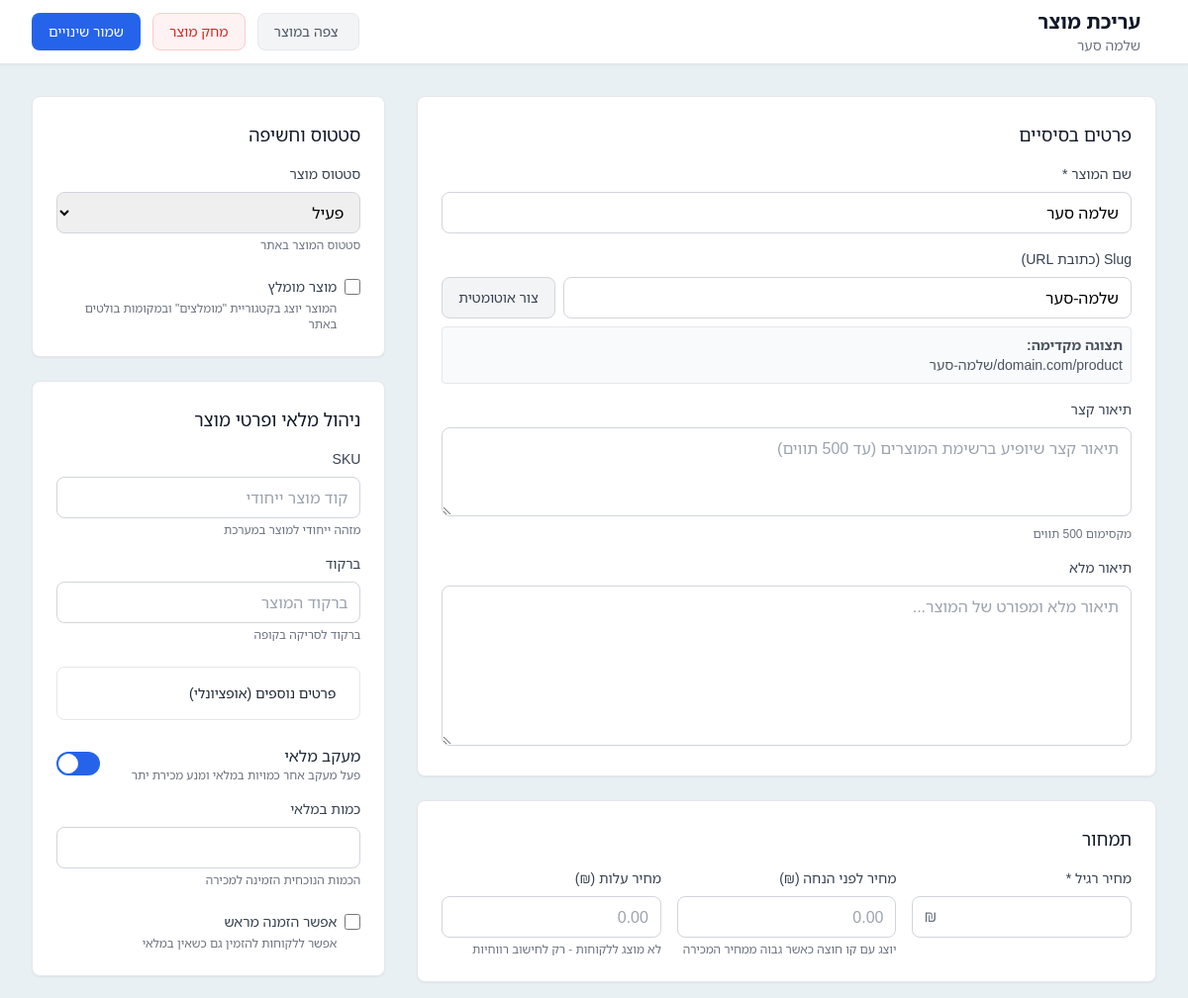
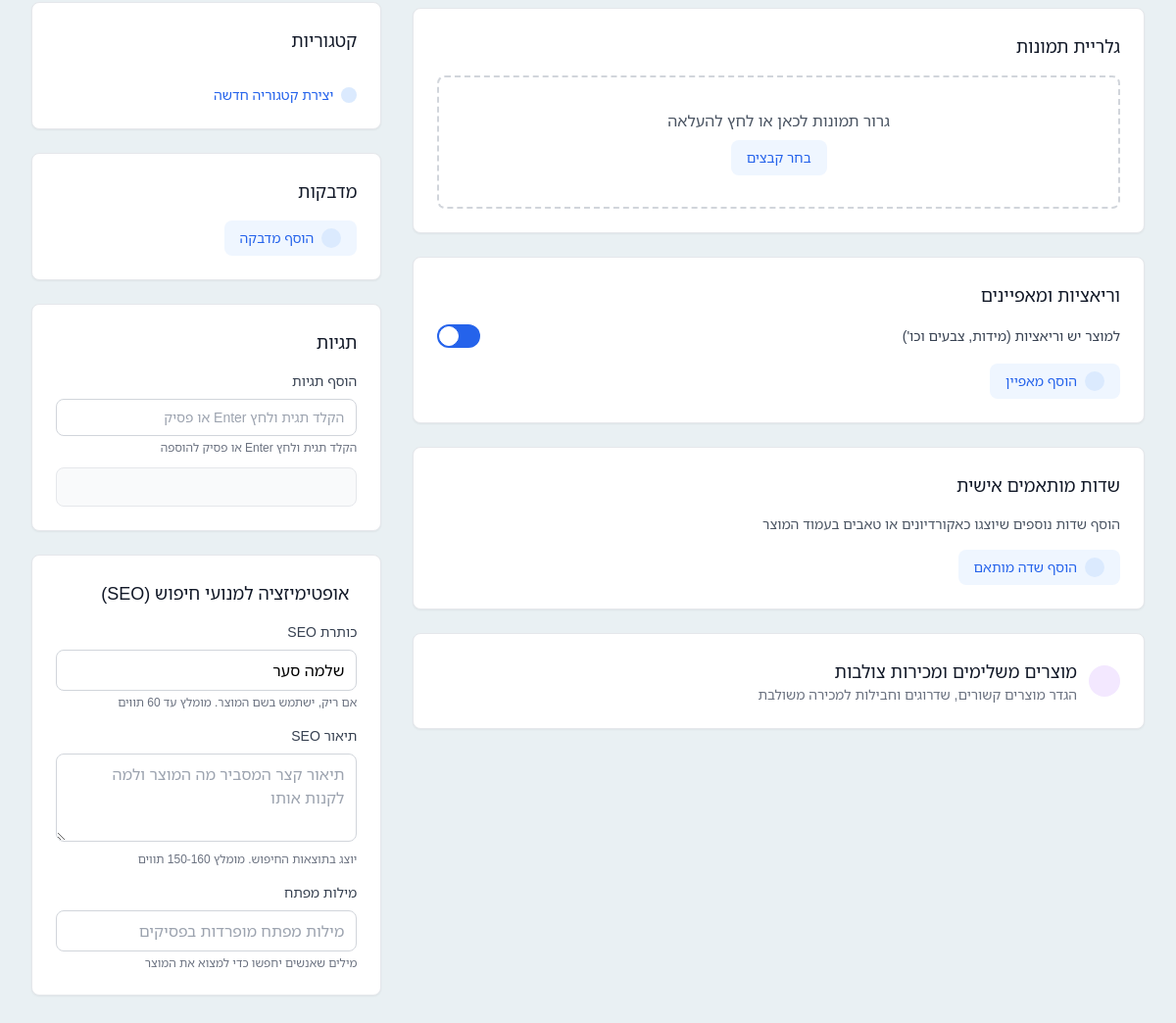
The app's page /admin/products/edit.php?id=21 (signed in) with its own data (2 pictures, top to bottom).
### tables this page shows
CREATE TABLE `products` (
  `id` int(11) NOT NULL,
  `store_id` int(11) NOT NULL,
  `name` varchar(255) NOT NULL,
  `slug` varchar(255) NOT NULL,
  `description` text,
  `short_description` varchar(500) DEFAULT NULL,
  `sku` varchar(100) DEFAULT NULL,
  `barcode` varchar(100) DEFAULT NULL,
  `price` decimal(10,2) DEFAULT NULL,
  `compare_price` decimal(10,2) DEFAULT NULL,
  `cost_price` decimal(10,2) DEFAULT NULL,
  `track_inventory` tinyint(1) DEFAULT '1',
  `inventory_quantity` int(11) DEFAULT '0',
  `allow_backorders` tinyint(1) DEFAULT '0',
  `weight` decimal(8,2) DEFAULT NULL,
  `weight_unit` varchar(10) DEFAULT 'kg',
  `requires_shipping` tinyint(1) DEFAULT '1',
  `is_digital` tinyint(1) DEFAULT '0',
  `vendor` varchar(255) DEFAULT NULL,
  `product_type` varchar(100) DEFAULT NULL,
  `tags` text,
  `gallery_attribute` varchar(50) DEFAULT NULL,
  `status` enum('draft','active','archived') DEFAULT 'draft',
  `featured` tinyint(1) DEFAULT '0',
  `has_variants` tinyint(1) DEFAULT '0',
  `seo_title` varchar(255) DEFAULT NULL,
  `seo_description` varchar(500) DEFAULT NULL,
  `seo_keywords` text,
  `created_at` timestamp NOT NULL DEFAULT CURRENT_TIMESTAMP,
  `updated_at` timestamp NOT NULL DEFAULT CURRENT_TIMESTAMP ON UPDATE CURRENT_TIMESTAMP
);

### admin/products/edit.php (the view, shortened to what the rows shown need)
<?php
$auth = new Authentication();
$auth->requireLogin();
$currentUser = $auth->getCurrentUser();
require_once __DIR__ . '/../../config/database.php';
$stmt = Database::getInstance()->getConnection()->prepare("
    SELECT * FROM stores WHERE user_id = ? LIMIT 1
");
$stmt->execute([$currentUser['id']]);
$store = $stmt->fetch();
$productId = $_GET['id'] ?? null;
$stmt = Database::getInstance()->getConnection()->prepare("
    SELECT * FROM products WHERE id = ? AND store_id = ? LIMIT 1
");
$stmt->execute([$productId, $store['id']]);
$product = $stmt->fetch();
$stmt = Database::getInstance()->getConnection()->prepare("
    SELECT name, trigger_type FROM auto_suggestions WHERE store_id = ? AND is_active = 1
");
$stmt->execute([$store['id']]);
$autoSuggestions = $stmt->fetchAll();
$product['auto_suggest_category'] = 0;
$product['auto_suggest_price'] = 0;
$product['auto_suggest_vendor'] = 0;
$product['auto_suggest_tags'] = 0;
foreach ($autoSuggestions as $suggestion) {
    switch ($suggestion['trigger_type']) {
        case 'product_category':
            $product['auto_suggest_category'] = 1;
            break;
        case 'cart_value':
            $product['auto_suggest_price'] = 1;
            break;
        case 'product_specific':
            if (strpos($suggestion['name'], 'Vendor') !== false) {
                $product['auto_suggest_vendor'] = 1;
            } elseif (strpos($suggestion['name'], 'Tags') !== false) {
                $product['auto_suggest_tags'] = 1;
            }
            break;
    }
}
?>
<?php include '../templates/header.php'; ?>
    <link rel="stylesheet" href="/admin/assets/css/style.css">
</head>
<body class="bg-gray-50">
    <div class="bg-white shadow-sm border-b border-gray-200 sticky top-0 z-50">
        <div class="max-w-7xl mx-auto px-4 sm:px-6 lg:px-8">
            <div class="flex items-center justify-between h-16">
                <div class="flex items-center gap-4">
                    <div>
                        <h1 class="text-xl font-semibold text-gray-900">עריכת מוצר</h1>
                        <p class="text-sm text-gray-500"><?= htmlspecialchars($product['name']) ?></p>
                    </div>
                </div>
            </div>
        </div>
    </div>
    <div class="max-w-7xl mx-auto px-4 sm:px-6 lg:px-8 py-8">
        <form id="product-form" method="POST" class="grid grid-cols-1 lg:grid-cols-3 gap-8">
            <div class="lg:col-span-2 space-y-6">
                <div class="bg-white rounded-lg shadow-sm border border-gray-200 p-6">
                    <h2 class="text-lg font-medium text-gray-900 mb-4">פרטים בסיסיים</h2>
                    <div class="space-y-4">
                        <div>
                            <label for="name" class="block text-sm font-medium text-gray-700 mb-2">שם המוצר *</label>
                            <input type="text" id="name" name="name" required
                                class="w-full px-3 py-2 border border-gray-300 rounded-lg focus:ring-2 focus:ring-blue-500 focus:border-blue-500"
                                placeholder="הזן שם מוצר" value="<?= htmlspecialchars($product['name']) ?>">
                        </div>
                        <div>
                            <div class="flex gap-2">
                                <input type="text" id="slug" name="slug"
                                    class="flex-1 px-3 py-2 border border-gray-300 rounded-lg focus:ring-2 focus:ring-blue-500 focus:border-blue-500"
                                    placeholder="slug-נוצר-אוטומטית" value="<?= htmlspecialchars($product['slug'] ?? '') ?>">
                                <button type="button" id="generate-slug"
                                    class="px-4 py-2 text-sm font-medium text-gray-700 bg-gray-100 border border-gray-300 rounded-lg hover:bg-gray-200">
                                    צור אוטומטית
                                </button>
                            </div>
                            <div class="mt-2 p-2 bg-gray-50 rounded text-sm text-gray-600 border">
                                <strong>תצוגה מקדימה:</strong><br>
                                <span id="slug-preview">domain.com/product/</span><span id="slug-text"><?= htmlspecialchars($product['slug'] ?? '') ?></span>
                            </div>
                        </div>
                    </div>
                </div>
                <div id="pricing-section" class="bg-white rounded-lg shadow-sm border border-gray-200 p-6">
                    <h2 class="text-lg font-medium text-gray-900 mb-4">תמחור</h2>
                    <div id="general-pricing" class="grid grid-cols-1 md:grid-cols-3 gap-4">
                        <div>
                            <div class="relative">
                                <input type="number" id="price" name="price" step="0.01" min="0"
                                    <?= !$product['has_variants'] ? 'required' : '' ?>
                                    class="w-full px-3 py-2 pl-8 border border-gray-300 rounded-lg focus:ring-2 focus:ring-blue-500 focus:border-blue-500"
                                    value="<?= htmlspecialchars($product['price'] ?? '') ?>">
                                <span class="absolute left-3 top-2 text-gray-500">₪</span>
                            </div>
                        </div>
                    </div>
                </div>
                <div class="bg-white rounded-lg shadow-sm border border-gray-200 p-6">
                    <h2 class="text-lg font-medium text-gray-900 mb-4">גלריית תמונות</h2>
                </div>
                <?php include 'variants.php'; ?>
                <div class="bg-white rounded-lg shadow-sm border border-gray-200 p-6">
                    <h2 class="text-lg font-medium text-gray-900 mb-4">שדות מותאמים אישית</h2>
                </div>
                <div class="bg-white rounded-lg shadow-sm border border-gray-200">
                    <button type="button" class="w-full p-6 text-right flex items-center justify-between hover:bg-gray-50 transition-colors"
                        onclick="toggleAccordion('upsell-cross-sell')">
                        <div class="flex items-center gap-3">
                            <div>
                                <h2 class="text-lg font-medium text-gray-900">מוצרים משלימים ומכירות צולבות</h2>
                            </div>
                        </div>
                    </button>
                </div>
            </div>
            <div class="space-y-6">
                <div class="bg-white rounded-lg shadow-sm border border-gray-200 p-6">
                    <div class="space-y-4">
                        <div>
                            <label for="status" class="block text-sm font-medium text-gray-700 mb-2">סטטוס מוצר</label>
                            <select id="status" name="status"
                                class="w-full px-3 py-2 border border-gray-300 rounded-lg focus:ring-2 focus:ring-blue-500 focus:border-blue-500">
                                <option value="active" <?= $product['status'] === 'active' ? 'selected' : '' ?>>פעיל</option>
                            </select>
                            <p class="text-xs text-gray-500 mt-1">סטטוס המוצר באתר</p>
                        </div>
                        <div class="pt-2">
                            <label class="flex items-center gap-2 cursor-pointer">
                                <input type="checkbox" id="featured" name="featured" value="1"
                                    <?= $product['featured'] ? 'checked' : '' ?>
                                    class="w-4 h-4 text-blue-600 bg-gray-100 border-gray-300 rounded focus:ring-blue-500">
                                <span class="text-sm font-medium text-gray-700">מוצר מומלץ</span>
                            </label>
                        </div>
                    </div>
                </div>
                <div class="bg-white rounded-lg shadow-sm border border-gray-200 p-6">
                    <div class="space-y-6">
                        <div id="inventory-section">
                            <div id="inventory-fields" class="space-y-4">
                                <div class="pt-2" id="allow-backorders-container">
                                    <label class="flex items-center gap-2 cursor-pointer">
                                        <input type="checkbox" id="allow_backorders" name="allow_backorders" value="1"
                                            <?= $product['allow_backorders'] ? 'checked' : '' ?>
                                            class="w-4 h-4 text-blue-600 bg-gray-100 border-gray-300 rounded focus:ring-blue-500">
                                        <span class="text-sm font-medium text-gray-700">אפשר הזמנה מראש</span>
                                    </label>
                                </div>
                            </div>
                        </div>
                    </div>
                </div>
                <div class="bg-white rounded-lg shadow-sm border border-gray-200 p-6">
                    <div class="space-y-4">
                        <div>
                            <label for="seo_title" class="block text-sm font-medium text-gray-700 mb-2">כותרת SEO</label>
                            <input type="text" id="seo_title" name="seo_title" maxlength="255"
                                class="w-full px-3 py-2 border border-gray-300 rounded-lg focus:ring-2 focus:ring-blue-500 focus:border-blue-500"
                                placeholder="כותרת מותאמת למנועי חיפוש" value="<?= htmlspecialchars($product['seo_title'] ?? '') ?>">
                            <p class="text-xs text-gray-500 mt-1">אם ריק, ישתמש בשם המוצר. מומלץ עד 60 תווים</p>
                        </div>
                    </div>
                </div>
            </div>
        </form>
    </div>
</body>
</html>

### records on screen
products: name "שלמה סער", slug "שלמה-סער", status "פעיל", seo_title "שלמה סער"
